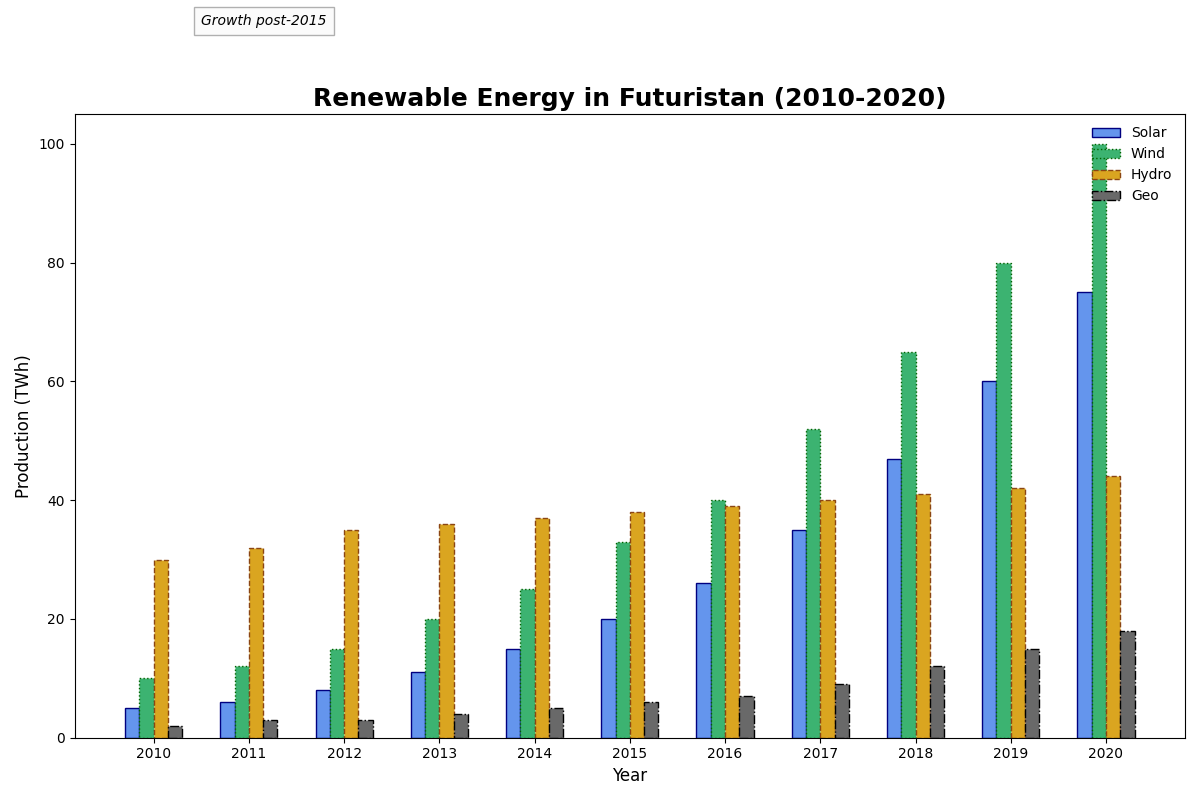

Here is the Python script that generated this plot:
import matplotlib.pyplot as plt
import numpy as np

years = np.arange(2010, 2021)
solar_energy = np.array([5, 6, 8, 11, 15, 20, 26, 35, 47, 60, 75])
wind_energy = np.array([10, 12, 15, 20, 25, 33, 40, 52, 65, 80, 100])
hydropower_energy = np.array([30, 32, 35, 36, 37, 38, 39, 40, 41, 42, 44])
geothermal_energy = np.array([2, 3, 3, 4, 5, 6, 7, 9, 12, 15, 18])

fig, ax = plt.subplots(figsize=(12, 8))

bar_width = 0.15
bar_offset = np.array([-1.5, -0.5, 0.5, 1.5]) * bar_width

# Updated colors, edge colors, and line styles
ax.bar(years + bar_offset[0], solar_energy, width=bar_width, label='Solar', color='cornflowerblue', edgecolor='navy', linestyle='-')
ax.bar(years + bar_offset[1], wind_energy, width=bar_width, label='Wind', color='mediumseagreen', edgecolor='darkgreen', linestyle=':')
ax.bar(years + bar_offset[2], hydropower_energy, width=bar_width, label='Hydro', color='goldenrod', edgecolor='saddlebrown', linestyle='--')
ax.bar(years + bar_offset[3], geothermal_energy, width=bar_width, label='Geo', color='dimgray', edgecolor='black', linestyle='-.')

# Updated title and label fontsizes
ax.set_title('Renewable Energy in Futuristan (2010-2020)', fontsize=18, fontweight='bold')
ax.set_xlabel('Year', fontsize=12)
ax.set_ylabel('Production (TWh)', fontsize=12)
ax.set_xticks(years)
ax.set_xticklabels(years)

# Altered legend position and style
ax.legend(loc='upper right', fontsize=10, frameon=False)

# Removed grid lines
# ax.grid(True, which='both', linestyle='--', linewidth=0.5, alpha=0.7)

# Updated annotation
ax.text(2010.5, 120, 'Growth post-2015', fontsize=10, style='italic',
        bbox={'facecolor': 'whitesmoke', 'alpha': 0.3, 'pad': 5})

plt.tight_layout()
plt.show()
